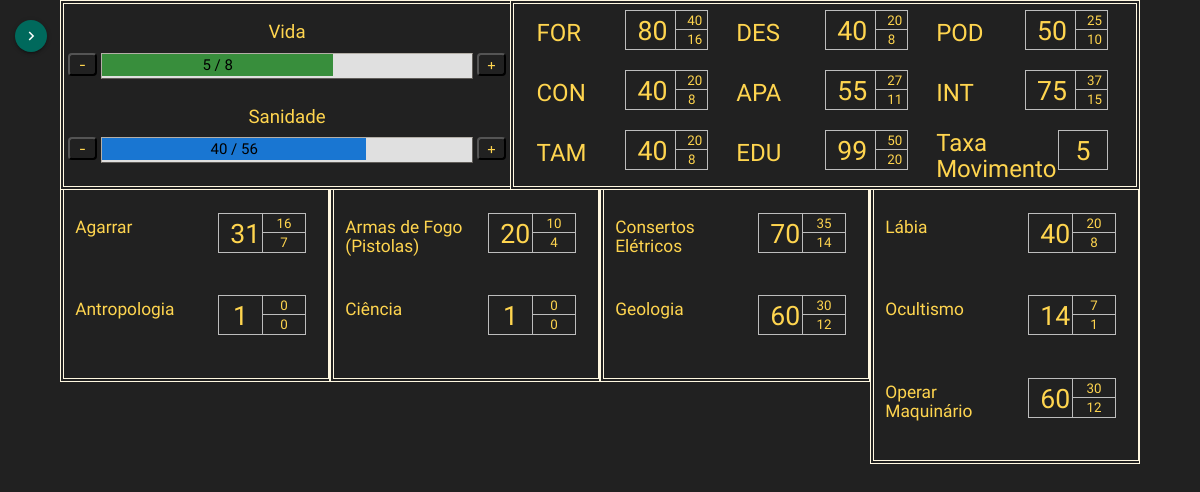
/cthulhu/subir_nivel/2/, run on an earlier commit of the app's database.
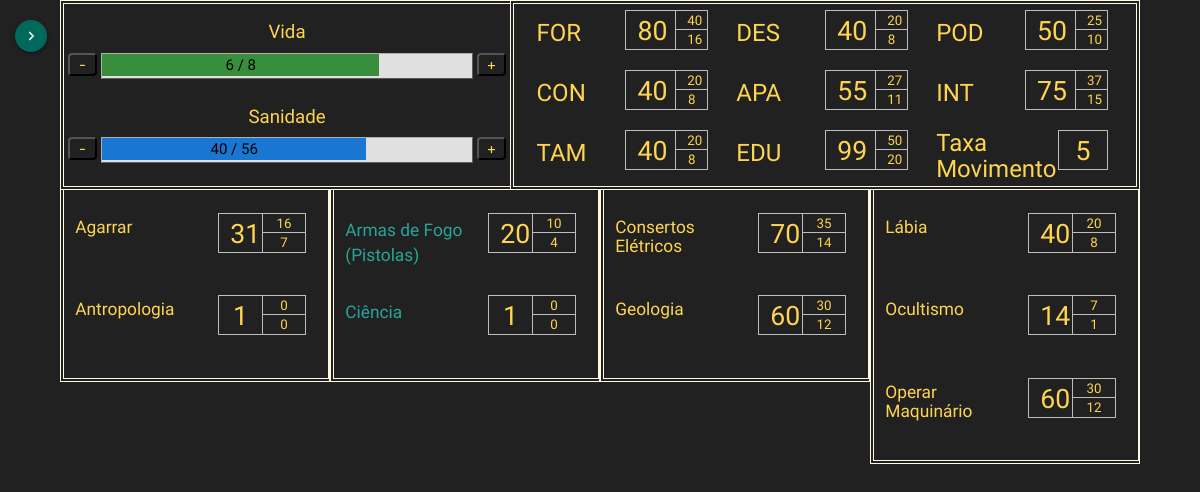
And on a later commit of the database.
### core/models/model_ficha_cthulhu.py (models this page shows, shortened)
class Ficha_Cthulhu(models.Model):
    class Meta:
        verbose_name = 'ficha_cthulhu'
        verbose_name_plural = 'fichas_cthulhu'
    id_personagem = models.ForeignKey('Personagem', on_delete=models.CASCADE)
    pontos_vida = models.IntegerField(null=False, default=0)
    pontos_vida_max = models.IntegerField(null=False, default=0)
    sanidade = models.IntegerField(null=False, default=0)
    sanidade_max = models.IntegerField(null=False, default=0)
    FOR = models.IntegerField(null=True, blank=False, default=1)
    FOR_bom= models.IntegerField(null=True, blank=False, default=1)
    FOR_extremo = models.IntegerField(null=True, blank=False, default=1)
    CON = models.IntegerField(null=True, blank=False, default=1)
    CON_bom = models.IntegerField(null=True, blank=False, default=1)
    CON_extremo = models.IntegerField(null=True, blank=False, default=1)
    TAM = models.IntegerField(null=True, blank=False, default=1)
    TAM_bom = models.IntegerField(null=True, blank=False, default=1)
    TAM_extremo = models.IntegerField(null=True, blank=False, default=1)
    DES = models.IntegerField(null=True, blank=False, default=1)
    DES_bom = models.IntegerField(null=True, blank=False, default=1)
    DES_extremo = models.IntegerField(null=True, blank=False, default=1)
    APA = models.IntegerField(null=True, blank=False, default=1)
    APA_bom = models.IntegerField(null=True, blank=False, default=1)
    APA_extremo = models.IntegerField(null=True, blank=False, default=1)
    EDU = models.IntegerField(null=True, blank=False, default=1)
    EDU_bom = models.IntegerField(null=True, blank=False, default=1)
    EDU_extremo = models.IntegerField(null=True, blank=False, default=1)
    INT = models.IntegerField(null=True, blank=False, default=1)
    INT_bom = models.IntegerField(null=True, blank=False, default=1)
    INT_extremo = models.IntegerField(null=True, blank=False, default=1)
    POD = models.IntegerField(null=True, blank=False, default=1)
    POD_bom = models.IntegerField(null=True, blank=False, default=1)
    POD_extremo = models.IntegerField(null=True, blank=False, default=1)
    taxa_mov = models.IntegerField(null=True, blank=False, default=1)
    def calcula_porcentagens(self):
        retorno = {'vida': 100 * (self.pontos_vida / self.pontos_vida_max),
                   'sanidade': 100 * (self.sanidade / self.sanidade_max)}
        return retorno

### core/models/model_habilidade_cthulhu.py (models this page shows, shortened)
class Habilidade_Cthulhu(models.Model):
    class Meta:
        verbose_name = 'habilidade_cthulhu'
        verbose_name_plural = 'habilidades_cthulhu'
        ordering = ['titulo']
    ficha = models.ForeignKey('Ficha_Cthulhu', on_delete=models.CASCADE)
    titulo = models.CharField(max_length=150, null=True, blank=True)
    normal = models.IntegerField(null=True, blank=False, default=0)
    bom = models.IntegerField(null=True, blank=False, default=0)
    extremo = models.IntegerField(null=True, blank=False, default=0)
    checked = models.BooleanField(default=False)

### core/views/view_ficha_cthulhu.py (the view)
# urls.py: path('cthulhu/subir_nivel/<int:pk>/', views.ficha_cthulhu_upar, name='subir_nivel_cthulhu'),
def ficha_cthulhu_upar(request, pk, template_name="core/ficha_cthulhu_upar.html"):
    entidade = {}
    personagem = get_object_or_404(Personagem, pk=pk)
    entidade['personagem'] = personagem
    ficha_cthulhu: Ficha_Cthulhu = Ficha_Cthulhu.objects.get(id_personagem=personagem.pk)
    entidade['ficha'] = ficha_cthulhu
    entidade['porcentagem'] = ficha_cthulhu.calcula_porcentagens()
    habilidades = Habilidade_Cthulhu.objects.all().filter(ficha=ficha_cthulhu.pk).order_by('titulo')
    if habilidades.exists():
        total = len(habilidades)
        coluna1 = []
        for i in range(0, floor(total/4)):
            coluna1.append(habilidades[i])
        coluna2 = []
        for i in range(floor(total / 4), 2 * floor(total / 4)):
            coluna2.append(habilidades[i])
        coluna3 = []
        for i in range(2 * floor(total / 4), 3 * floor(total / 4)):
            coluna3.append(habilidades[i])
        coluna4 = []
        for i in range(3 * floor(total / 4), total):
            coluna4.append(habilidades[i])
        colunas = [coluna1, coluna2, coluna3, coluna4]
        entidade['colunas'] = colunas
        entidade['habilidades'] = habilidades
    return render(request, template_name, {'entidade': entidade})

### core/templates/core/ficha_cthulhu_upar.html (shortened to what the changed rows need)
{% extends 'core/baseTemplate.html' %}
{% block conteudo %}
<div class="col s5 col-esquerda"  style="height:190px;">
    <div class = 'row'>
        <div class = 'col s10 col-valor porcentagem black-text'>
            <div class = 'porcentagem-barra-verde black-text' style="width: {{ entidade.porcentagem.vida }}%;">
                {{entidade.ficha.pontos_vida}} / {{entidade.ficha.pontos_vida_max}}
            </div>
        </div>
    </div>
    <div class = 'row'>
        <div class = 'col s10 col-valor porcentagem black-text'>
            <div class = 'porcentagem-barra-azul black-text' style="width: {{ entidade.porcentagem.sanidade }}%;">
                {{entidade.ficha.sanidade}} / {{entidade.ficha.sanidade_max}}
            </div>
        </div>
    </div>
</div>
<div class="col s7 col-direita" style="height:190px;">
    <div class="row" style="margin:0px;">
        <div class="col s4">
            <div class="row row-atributo" style="margin-top:16px;">
                <div class="col s6">
                    <h4> FOR </h4>
                </div>
                <div class="col s3 normal">
                    {{ entidade.ficha.FOR }}
                </div>
                <div class="col s2">
                    <div class="row">
                        <div class="col s12 bom">
                            {{ entidade.ficha.FOR_bom }}
                        </div>
                    </div>
                    <div class="row">
                        <div class="col s12 extremo">
                            {{ entidade.ficha.FOR_extremo }}
                        </div>
                    </div>
                </div>
            </div>
            <div class="row row-atributo">
                <div class="col s6">
                    <h4> CON </h4>
                </div>
                <div class="col s3 normal">
                    {{ entidade.ficha.CON }}
                </div>
                <div class="col s2">
                    <div class="row">
                        <div class="col s12 bom">
                            {{ entidade.ficha.CON_bom }}
                        </div>
                    </div>
                    <div class="row">
                        <div class="col s12 extremo">
                            {{ entidade.ficha.CON_extremo }}
                        </div>
                    </div>
                </div>
            </div>
            <div class="row row-atributo">
                <div class="col s6">
                    <h4> TAM </h4>
                </div>
                <div class="col s3 normal">
                    {{ entidade.ficha.TAM }}
                </div>
                <div class="col s2">
                    <div class="row row-valores">
                        <div class="col s12 bom">
                            {{ entidade.ficha.TAM_bom }}
                        </div>
                    </div>
                    <div class="row row-valores">
                        <div class="col s12 extremo" style="margin-top:-7px;">
                            {{ entidade.ficha.TAM_extremo }}
                        </div>
                    </div>
                </div>
            </div>
        </div>
        <div class="col s4">
            <div class="row row-atributo" style="margin-top:16px;">
                <div class="col s6">
                    <h4> DES </h4>
                </div>
                <div class="col s3 normal">
                    {{ entidade.ficha.DES }}
                </div>
                <div class="col s2">
                    <div class="row">
                        <div class="col s12 bom">
                            {{ entidade.ficha.DES_bom }}
                        </div>
                    </div>
                    <div class="row">
                        <div class="col s12 extremo">
                            {{ entidade.ficha.DES_extremo }}
                        </div>
                    </div>
                </div>
            </div>
            <div class="row row-atributo">
                <div class="col s6">
                    <h4> APA </h4>
                </div>
                <div class="col s3 normal">
                    {{ entidade.ficha.APA }}
                </div>
                <div class="col s2">
                    <div class="row">
                        <div class="col s12 bom">
                            {{ entidade.ficha.APA_bom }}
                        </div>
                    </div>
                    <div class="row">
                        <div class="col s12 extremo">
                            {{ entidade.ficha.APA_extremo }}
                        </div>
                    </div>
                </div>
            </div>
            <div class="row row-atributo">
                <div class="col s6">
                    <h4> EDU </h4>
                </div>
                <div class="col s3 normal">
                    {{ entidade.ficha.EDU }}
                </div>
                <div class="col s2">
                    <div class="row row-valores">
                        <div class="col s12 bom">
                            {{ entidade.ficha.EDU_bom }}
                        </div>
                    </div>
                    <div class="row row-valores">
                        <div class="col s12 extremo" style="margin-top:-7px;">
                            {{ entidade.ficha.EDU_extremo }}
                        </div>
                    </div>
                </div>
            </div>
        </div>
        <div class="col s4">
            <div class="row row-atributo" style="margin-top:16px;">
                <div class="col s6">
                    <h4> POD </h4>
                </div>
                <div class="col s3 normal">
                    {{ entidade.ficha.POD }}
                </div>
                <div class="col s2">
                    <div class="row">
                        <div class="col s12 bom">
                            {{ entidade.ficha.POD_bom }}
                        </div>
                    </div>
                    <div class="row">
                        <div class="col s12 extremo">
                            {{ entidade.ficha.POD_extremo }}
                        </div>
                    </div>
                </div>
            </div>
            <div class="row row-atributo">
                <div class="col s6">
                    <h4> INT </h4>
                </div>
                <div class="col s3 normal">
                    {{ entidade.ficha.INT }}
                </div>
                <div class="col s2">
                    <div class="row">
                        <div class="col s12 bom">
                            {{ entidade.ficha.INT_bom }}
                        </div>
                    </div>
                    <div class="row">
                        <div class="col s12 extremo">
                            {{ entidade.ficha.INT_extremo }}
                        </div>
                    </div>
                </div>
            </div>
            <div class="row row-atributo" style="margin-top:-10px;">
                <div class="col s8">
                    <h4> Taxa Movimento </h4>
                </div>
                <div class="col s3 normal" style="border-style: groove; margin-top:0px;">
                    {{ entidade.ficha.taxa_mov }}
                </div>
            </div>
        </div>
    </div>
</div>
{% for coluna in entidade.colunas %}
<div class = "col s3 col-esquerda" style="border-width: 0px 2px 4px 4px;">
    <br>
        {% for habilidade in coluna %}
        <div class="row row-atributo">
            <div class="col s7" style="margin-top:-5px">
                {% if habilidade.checked %}
                    <a class="habilidade-cthulhu modal-trigger" style="text-decoration:none; color: #26a69a;"
                       href="#{{ habilidade.id }}">{{ habilidade.titulo }} </a>
                {% endif %}
                {% if not habilidade.checked %}
                    <h4 class = "habilidade-cthulhu"> {{ habilidade.titulo }} </h4>
                {% endif %}
            </div>
            <div class="col s2 normal">
                {{ habilidade.normal }}
            </div>
            <div class="col s2">
                <div class="row">
                    <div class="col s12 bom">
                        {{ habilidade.bom }}
                    </div>
                </div>
                <div class="row">
                    <div class="col s12 extremo">
                        {{ habilidade.extremo }}
                    </div>
                </div>
            </div>
        </div>
    <br>
    {% endfor %}
</div>
{% endfor %}
{% endblock conteudo %}

What changed in the data, as far as the page shows it:
changed Ficha_Cthulhu: ficha.pontos_vida "5" → "6"
changed Habilidade_Cthulhu "Armas de Fogo (Pistolas)": checked False → True (drawn)
changed Habilidade_Cthulhu "Ciência": checked False → True (drawn)
Also different on the page:
{{ entidade.porcentagem.vida }}: 62.5 → 75.0 (drawn)
